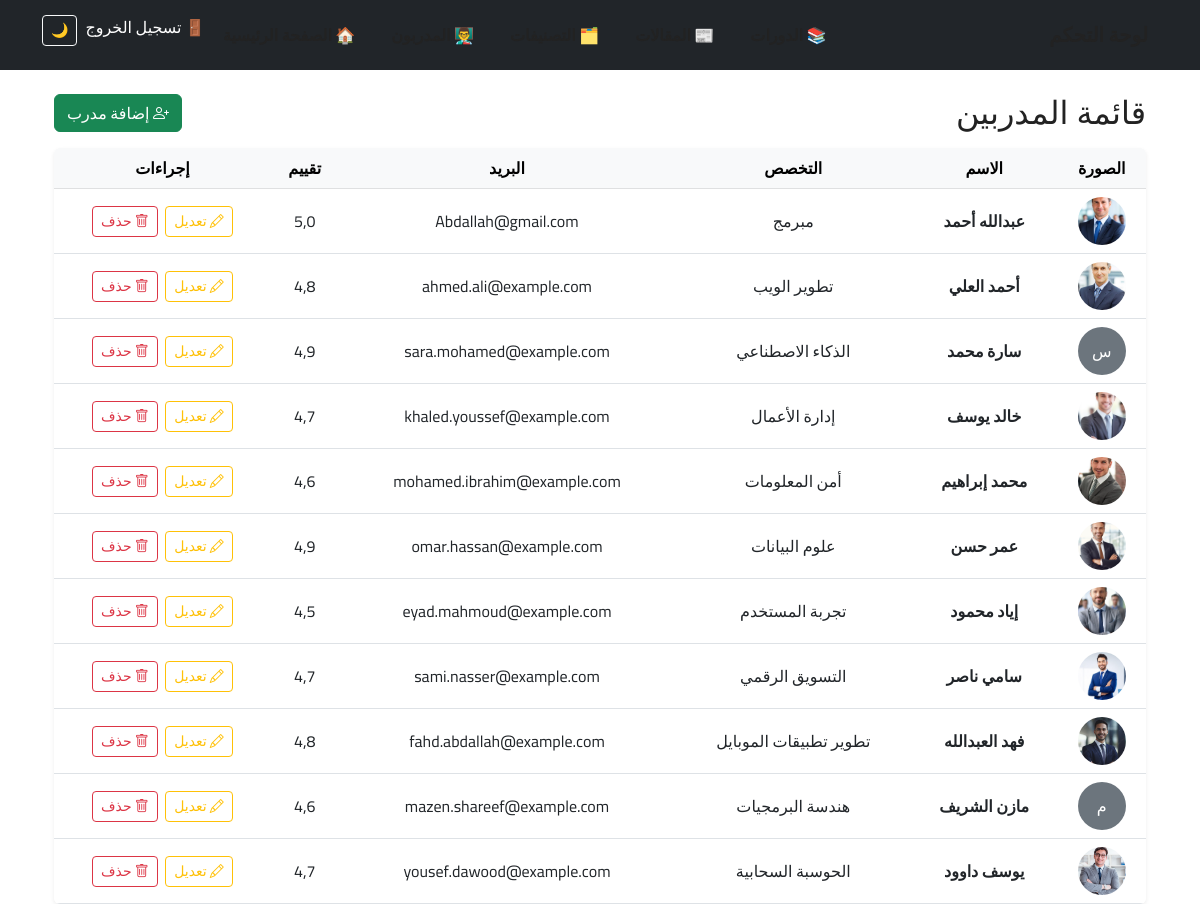
/ar/dashboard/instructors/ (signed in), run on an earlier commit of the app's database.
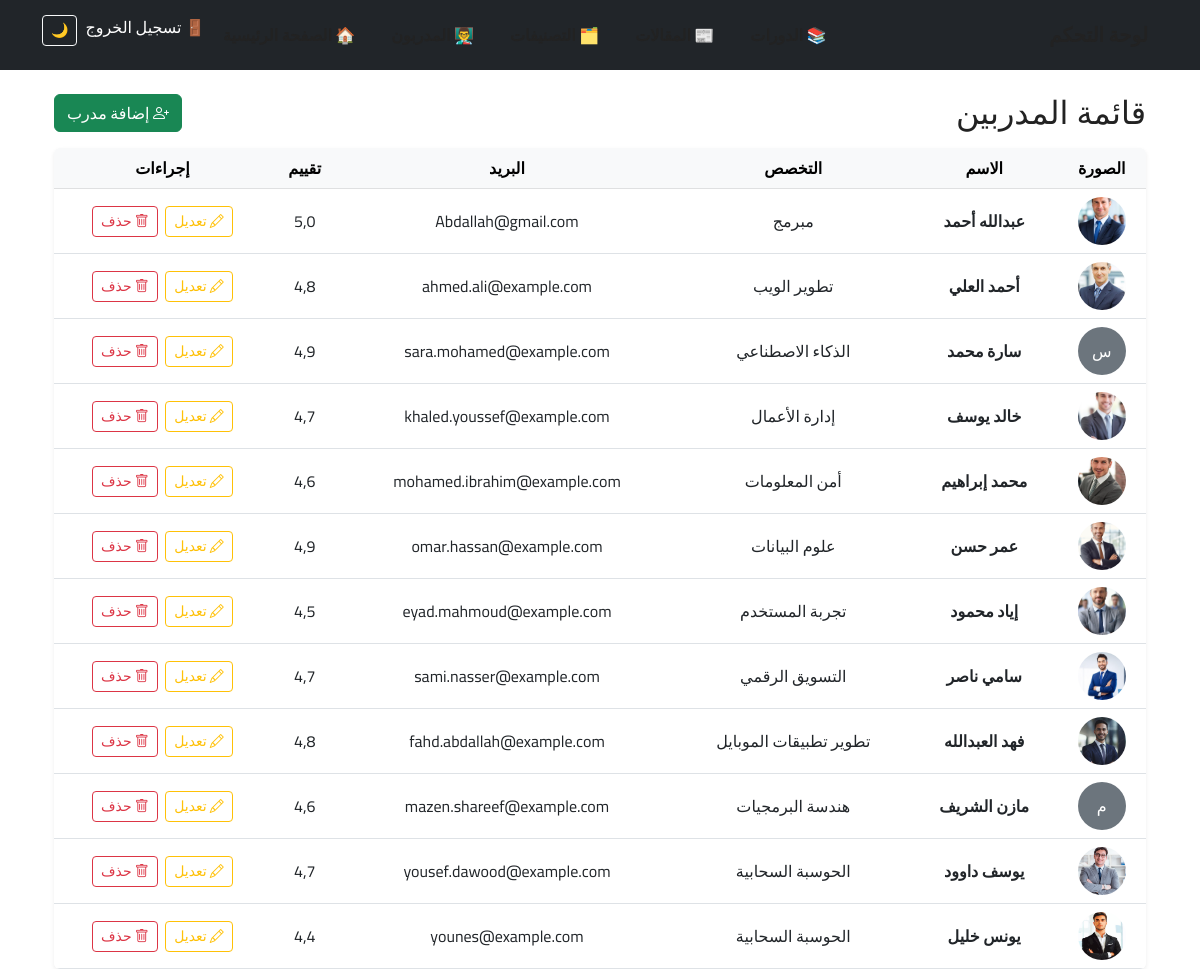
And on a later commit of the database.
### courses/models.py (models this page shows, shortened)
class Instructor(models.Model):
    full_name = models.CharField(max_length=100, verbose_name=_("الاسم الكامل"))
    bio = models.TextField(blank=True, verbose_name=_("نبذة"))
    specialty = models.CharField(max_length=100, blank=True, verbose_name=_("التخصص"))
    photo = models.ImageField(upload_to='instructors/', blank=True, null=True, verbose_name=_("صورة المدرب"))
    email = models.EmailField(unique=True, verbose_name=_("البريد الإلكتروني"))
    rating = models.FloatField(default=0.0, verbose_name=_("التقييم"))
    facebook = models.URLField(blank=True, verbose_name=_("فيسبوك"))
    twitter = models.URLField(blank=True, verbose_name=_("تويتر"))
    linkedin = models.URLField(blank=True)
    user = models.OneToOneField(User, on_delete=models.CASCADE, related_name='instructor_profile')

### dashboard/views.py (the view)
# urls.py: path('instructors/', views.instructor_list, name='instructor_list'),
@user_passes_test(is_admin)
def instructor_list(request):
    instructors = Instructor.objects.all()
    return render(request, 'dashboard/instructor/instructor_list.html', {'instructors': instructors})

### dashboard/views.py (called while the page is built)
def is_admin(user):
    return user.is_authenticated and user.is_staff

### dashboard/templates/dashboard/instructor/instructor_list.html (shortened to what this page needs)
{% extends "dashboard/base.html" %}
{% load i18n static %}
{% block content %}
<div class="container mt-4">
  <div class="d-flex justify-content-between align-items-center mb-3">
    <h2 class="mb-0">{% trans "قائمة المدربين" %}</h2>
    <a href="{% url 'dashboard:add_instructor' %}" class="btn btn-success">
      <i class="bi bi-person-plus"></i> {% trans "إضافة مدرب" %}
    </a>
  </div>
  <div class="table-responsive shadow-sm rounded">
    <table class="table table-hover align-middle text-center mb-0">
      <thead class="table-light">
        <tr>
          <th>{% trans "الصورة" %}</th>
          <th>{% trans "الاسم" %}</th>
          <th>{% trans "التخصص" %}</th>
          <th>{% trans "البريد" %}</th>
          <th>{% trans "تقييم" %}</th>
          <th>{% trans "إجراءات" %}</th>
        </tr>
      </thead>
      <tbody>
        {% for instructor in instructors %}
        <tr>
          <td>
            {% if instructor.photo %}
              <img src="{{ instructor.photo.url }}" alt="{{ instructor.full_name }}" class="rounded-circle" style="width:48px;height:48px;object-fit:cover;">
            {% else %}
              <div class="rounded-circle bg-secondary text-white d-inline-flex justify-content-center align-items-center" style="width:48px;height:48px;">
                {{ instructor.full_name|slice:":1" }}
              </div>
            {% endif %}
          </td>
          <td class="fw-bold">{{ instructor.full_name }}</td>
          <td>{{ instructor.specialty }}</td>
          <td>{{ instructor.email }}</td>
          <td>{{ instructor.rating }}</td>
          <td>
            <a href="{% url 'dashboard:edit_instructor' instructor.id %}" class="btn btn-sm btn-outline-warning me-1">
              <i class="bi bi-pencil"></i> {% trans "تعديل" %}
            </a>
            <a href="{% url 'dashboard:delete_instructor' instructor.id %}" class="btn btn-sm btn-outline-danger"
               onclick="return confirm('{% trans "هل أنت متأكد من حذف هذا المدرب؟" %}');">
              <i class="bi bi-trash"></i> {% trans "حذف" %}
            </a>
          </td>
        </tr>
        {% empty %}
        <tr>
          <td colspan="6" class="text-muted">{% trans "لا يوجد مدربون حالياً." %}</td>
        </tr>
        {% endfor %}
      </tbody>
    </table>
  </div>
</div>
{% endblock %}

What changed in the data, as far as the page shows it:
added Instructor: photo (picture), full_name "يونس خليل", specialty "الحوسبة السحابية", email "younes@example.com", rating "4,4"
